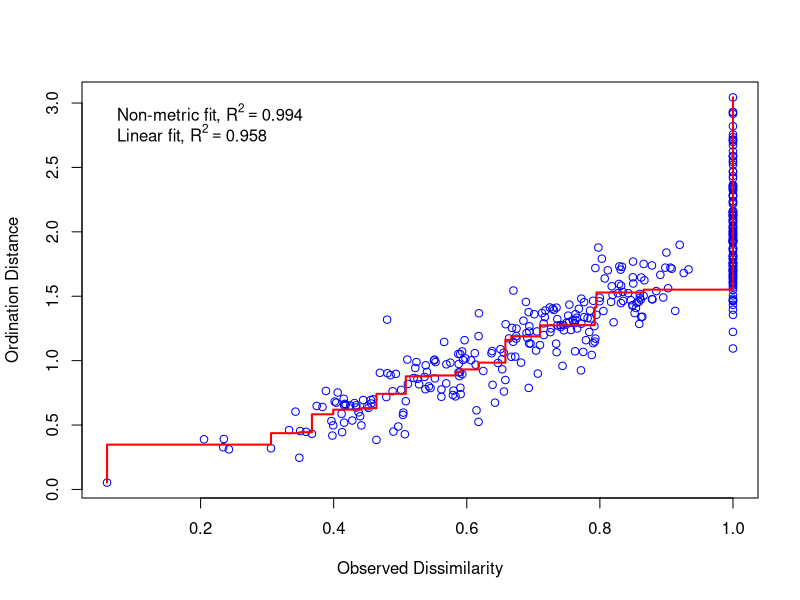
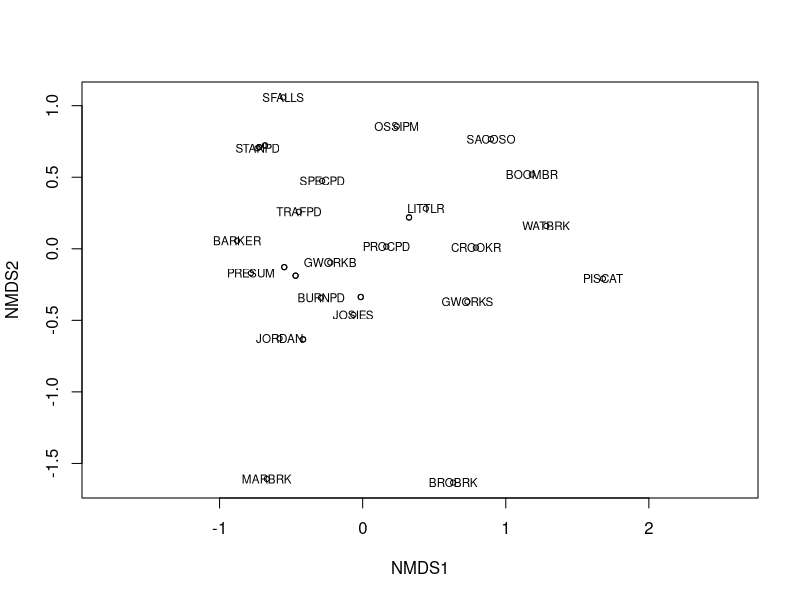
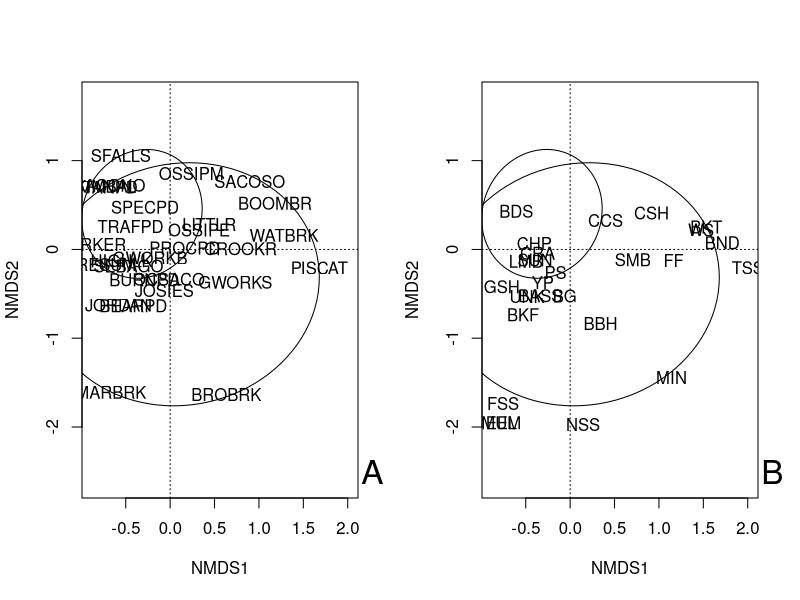
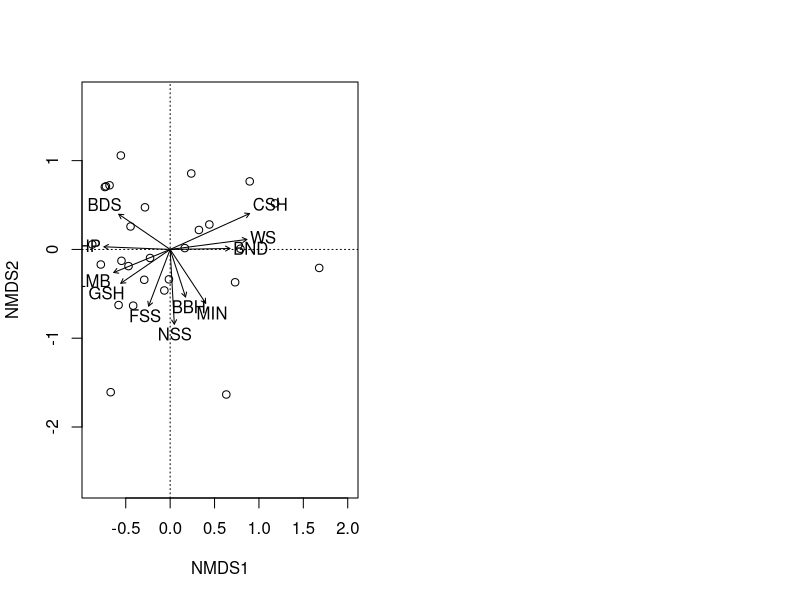

Source code (R) for these figures, in order:
## ---- chunk 1
knitr::opts_chunk$set(echo = TRUE)
## ---- chunk 2
library(vegan)
library(pracma)
library(ggplot2)
library(dplyr)
library(gridExtra)
## ---- chunk 3
comm <- read.csv("./CPUE_2021_bySite.csv", header = TRUE, row.names = 1)
## ---- chunk 4
comm <- comm[-8,]
rownames(comm)
## ---- chunk 5
comm_groups <- read.csv("./nmds_groups.csv", row.names = 1)
comm_groups$BDS.pres <- as.factor(comm_groups$BDS.pres) # Bridle Shiner presence
# comm_groups$Size <- as.factor(comm_groups$Size) # waterbody size/catchment position
## ---- chunk 6
df <- data.frame(matrix(ncol = 26, nrow = 28))
colnames(df) <- colnames(comm)
row.names(df) <- rownames(comm)

for (i in 1:ncol(comm)){
  df[,i] <- nthroot(comm[,i], 4)
}
## ---- chunk 7
comm.distmat <- as.matrix(vegdist(df, method = "bray"), labels = TRUE)
write.csv(comm.distmat, "./community_distmat.csv")
## ---- chunk 8
set.seed(42)
comm_NMDS <- metaMDS(df, distance = "bray", 
                     k = 3, maxit = 999, 
                     trymax = 500, 
                     wascores = TRUE,
                     tidy = TRUE)
## ---- chunk 9
scores <- as.data.frame(comm_NMDS$species)
## ---- chunk 10
goodness(comm_NMDS) # Produces a result of test statistics for goodness of fit for each point

stressplot(comm_NMDS) # Produces a Shepards diagram
## ---- chunk 11
plot(comm_NMDS, "sites")   # Produces distance 
orditorp(comm_NMDS, "sites")   # Label points
## ---- chunk 12
#png("./NMDSplots.png", width = 1050)
par(mfrow = c(1,2)) 
p1 <- ordiplot(ord = comm_NMDS, 
               choices = c(1,2), 
               type = "none", 
               display = c("sites", "species"))
text(p1, "sites", col = "black", cex = 1)
ordiellipse(comm_NMDS, comm_groups$BDS.pres, 
            display = "sites", 
            draw = "polygon", 
            label = F, kind = "ehull")
abline(h = 0, lty = 3)
abline(v = 0, lty = 3)
mtext("A", side = 1, adj = 1, line = -1.5, at = 2.4, cex = 2)

p2 <- ordiplot(ord = comm_NMDS, 
               choices = c(1,2), 
               type = "none", 
               display = c("sites", "species"))
text(p2, "species", col = "black", cex = 1)
ordiellipse(comm_NMDS, comm_groups$BDS.pres,
            display = "sites", 
            draw = "polygon", 
            label = F, kind = "ehull")
abline(h = 0, lty = 3)
abline(v = 0, lty = 3)
mtext("B", side = 1, adj = 1, line = -1.5, at = 2.4, cex = 2)
#dev.off()
## ---- chunk 13
spp.fit <- envfit(comm_NMDS, df, permutations = 999)
head(spp.fit)
## ---- chunk 14
#png("./IntrinsicSpp.png")
ordiplot(comm_NMDS, type = "n")
orditorp(comm_NMDS, display = "sites", labels = T,
         #pch = c(1,16)[comm_groups$BDS.pres], 
         cex = 1)
plot(spp.fit, 
     p.max = 0.05, # change the significance level of species shown
     col = "black", 
     cex = 1) 
abline(h = 0, lty = 3)
abline(v = 0, lty = 3)
#dev.off()
